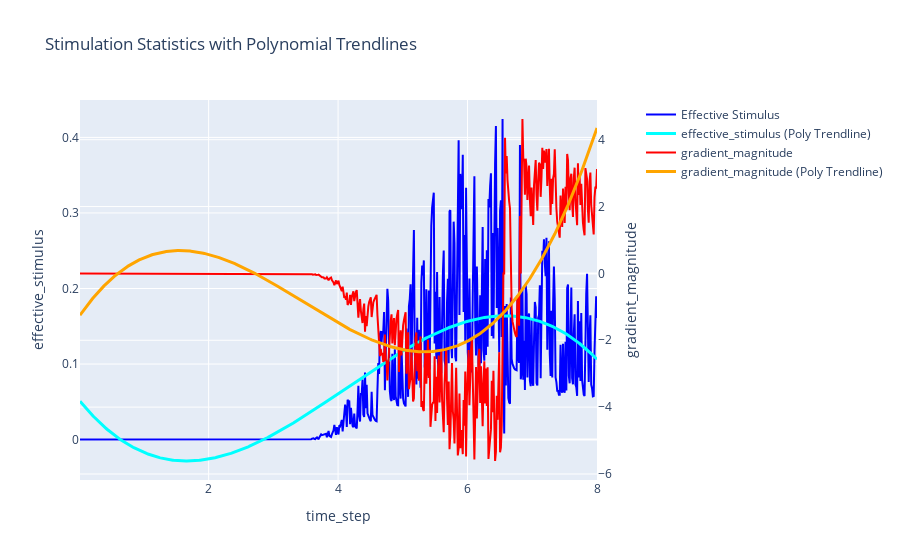

The notebook cell saved with this chart:
### Code cell
plot_statistics(df, columns = ["time_step", "effective_stimulus", "gradient_magnitude"], polynomial_fit=True, degree=3)

### Figure 1 — Plotly figure (JSON) as saved in the notebook; plotly's stock layout.template omitted (floating-point values rounded to 4 significant figures; data arrays with more than 128 entries replaced by an {"elided": "..."} marker saying what was removed)
{"data": [{"line": {"color": "blue"}, "name": "Effective Stimulus", "type": "scatter", "x": {"elided": "625 float values"}, "xaxis": "x", "y": {"elided": "625 float values"}, "yaxis": "y"}, {"line": {"color": "cyan", "width": 3}, "name": "effective_stimulus (Poly Trendline)", "type": "scatter", "x": {"elided": "625 float values"}, "xaxis": "x", "y": {"elided": "625 float values"}, "yaxis": "y"}, {"line": {"color": "red"}, "name": "gradient_magnitude", "type": "scatter", "x": {"elided": "625 float values"}, "xaxis": "x", "y": {"elided": "625 float values"}, "yaxis": "y2"}, {"line": {"color": "orange", "width": 3}, "name": "gradient_magnitude (Poly Trendline)", "type": "scatter", "x": {"elided": "625 float values"}, "xaxis": "x", "y": {"elided": "625 float values"}, "yaxis": "y2"}], "layout": {"title": {"text": "Stimulation Statistics with Polynomial Trendlines"}, "xaxis": {"anchor": "y", "domain": [0, 0.94], "title": {"text": "time_step"}}, "yaxis": {"anchor": "x", "domain": [0, 1], "title": {"text": "effective_stimulus"}}, "yaxis2": {"anchor": "x", "overlaying": "y", "side": "right", "title": {"text": "gradient_magnitude"}}}}
